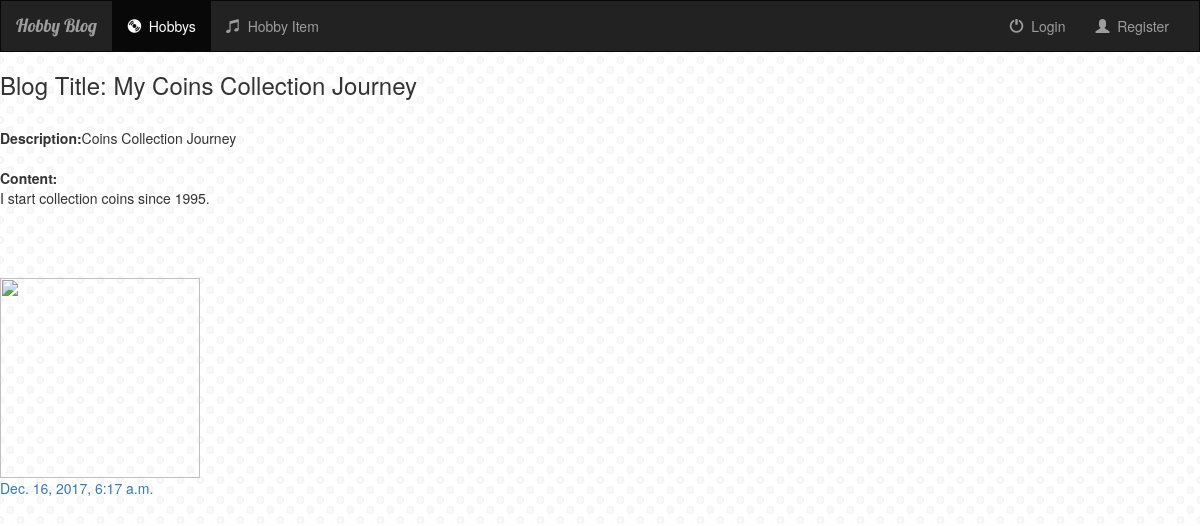
/hobby/bloglist/Shath_Coins/, run on the app's committed database.
### addpost/models.py (models this page shows, shortened)
class Blog(models.Model):
    hobbyitem = models.ForeignKey(HobbyItem, on_delete = models.CASCADE)
    title = models.CharField(max_length = 250)
    slug = models.SlugField (max_length = 1000)
    created_date = models.DateTimeField(auto_now_add = True)
    modified = models.DateTimeField(auto_now = True)
    description = models.CharField(max_length =140)
    content = models.TextField()
    link = models.URLField(blank = True)
    updated_date = models.DateTimeField(auto_now_add = False, auto_now = True)

### hobby/views.py (the view)
# urls.py: url(r'^bloglist/(?P<slug>[\w-]+)/$', views.PostDetailView.as_view(), name='postdetailview'),
class PostDetailView(generic.DetailView):
	model = Blog
	template_name = 'hobby/postdetailview.html'

### hobby/templates/hobby/postdetailview.html (shortened to what this page needs)
{% extends 'hobby/base.html' %}
{% block content %}
        <h3>Blog Title: {{blog.title}}</h3><br>
<table>
        <tr><b>Description:</b>{{blog.description}}</tr><br><br>
        <tr><b>Content:</b><P>{{blog.content}}</P></tr><br><br>
        <br><img width="200" height="200" src="{{blog.link}}">
</table>
<span class="date"><a href="/blog/arctic"><time class="published" datetime="2017-12-03" itemprop="datePublished">{{blog.created_date}}</time></a></span>
{% endblock %}

### hobby/static/hobby/style.css (style rules this page uses)
body { background: white url("images/background.jpg") }

### data on the page
Blog: title "My Coins Collection Journey", content "I start collection coins since 1995.", created_date "Dec. 16, 2017, 6:17 a.m."
